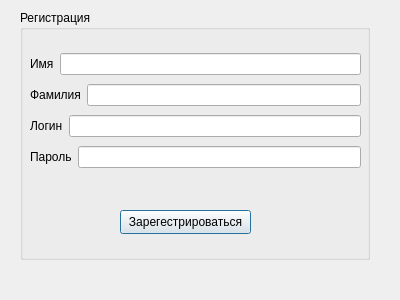
<?xml version="1.0" encoding="UTF-8"?>
<ui version="4.0">
 <class>registration</class>
 <widget class="QDialog" name="registration">
  <property name="geometry">
   <rect>
    <x>0</x>
    <y>0</y>
    <width>400</width>
    <height>300</height>
   </rect>
  </property>
  <property name="windowTitle">
   <string>Dialog</string>
  </property>
  <widget class="QGroupBox" name="groupBox">
   <property name="geometry">
    <rect>
     <x>20</x>
     <y>10</y>
     <width>350</width>
     <height>250</height>
    </rect>
   </property>
   <property name="title">
    <string>Регистрация</string>
   </property>
   <widget class="QPushButton" name="pushButton">
    <property name="geometry">
     <rect>
      <x>100</x>
      <y>200</y>
      <width>131</width>
      <height>24</height>
     </rect>
    </property>
    <property name="text">
     <string>Зарегестрироваться</string>
    </property>
   </widget>
   <widget class="QWidget" name="layoutWidget">
    <property name="geometry">
     <rect>
      <x>10</x>
      <y>40</y>
      <width>331</width>
      <height>124</height>
     </rect>
    </property>
    <layout class="QVBoxLayout" name="verticalLayout">
     <item>
      <layout class="QHBoxLayout" name="horizontalLayout_3">
       <item>
        <widget class="QLabel" name="label_3">
         <property name="text">
          <string>Имя</string>
         </property>
        </widget>
       </item>
       <item>
        <widget class="QLineEdit" name="name"/>
       </item>
      </layout>
     </item>
     <item>
      <layout class="QHBoxLayout" name="horizontalLayout">
       <item>
        <widget class="QLabel" name="label">
         <property name="text">
          <string>Фамилия</string>
         </property>
        </widget>
       </item>
       <item>
        <widget class="QLineEdit" name="surname"/>
       </item>
      </layout>
     </item>
     <item>
      <layout class="QHBoxLayout" name="horizontalLayout_2">
       <item>
        <widget class="QLabel" name="label_2">
         <property name="text">
          <string>Логин</string>
         </property>
        </widget>
       </item>
       <item>
        <widget class="QLineEdit" name="login"/>
       </item>
      </layout>
     </item>
     <item>
      <layout class="QHBoxLayout" name="horizontalLayout_4">
       <item>
        <widget class="QLabel" name="label_4">
         <property name="text">
          <string>Пароль</string>
         </property>
        </widget>
       </item>
       <item>
        <widget class="QLineEdit" name="password">
         <property name="echoMode">
          <enum>QLineEdit::Password</enum>
         </property>
        </widget>
       </item>
      </layout>
     </item>
    </layout>
   </widget>
  </widget>
 </widget>
 <resources/>
 <connections/>
</ui>
